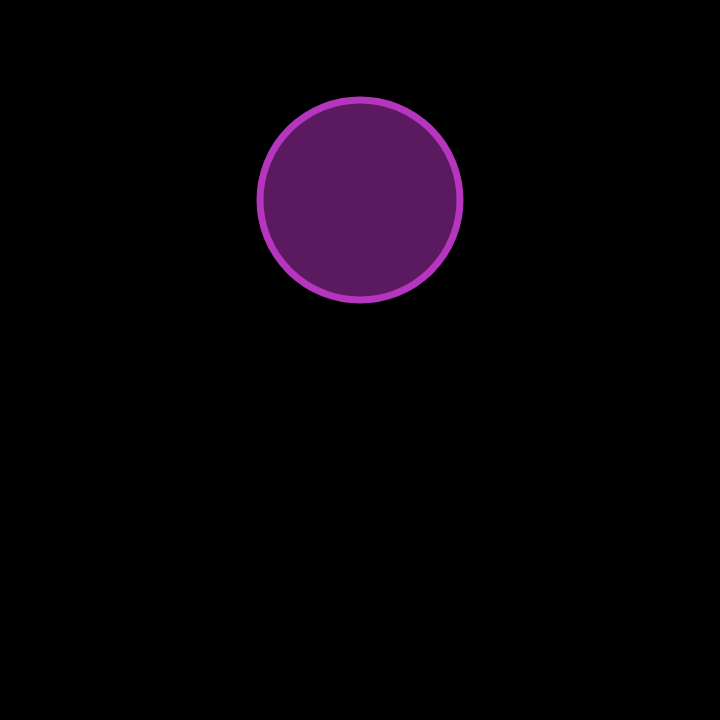
Frame 1 (no input)
Frame 60 (no input): identical to frame 1, image omitted
Frame 120 (the mouse pressed at the canvas centre since frame 60): identical to frame 1, image omitted

The p5.js sketch that drew this single still picture (run headless with seeded random() and noise() and a simulated clock; from frame 60 on, the mouse is pressed at the canvas centre):

// p5.js sketch
// ── sketch.js
/*
 * @name Interactivity 1
 * @frame 720,425
 * @description The circle changes color when you click on it.
 */

// for red, green, and blue color values
let r, g, b;

function setup() {
  createCanvas(720, 720);
  // Pick colors randomly
  r = random(255);
  g = random(255);
  b = random(255);
}

function draw() {
  background(000);
  // Draw a circle
  strokeWeight(7);
  stroke(r, g, b);
  fill(r, g, b, 127);
  ellipse(360, 200, 200, 200);
}

// When the user clicks the mouse
function mousePressed() {
  // Check if mouse is inside the circle
  let d = dist(mouseX, mouseY, 360, 200);
  if (d < 100) {
    // Pick new random color values
    r = random(255);
    g = random(255);
    b = random(255);
  }
}
